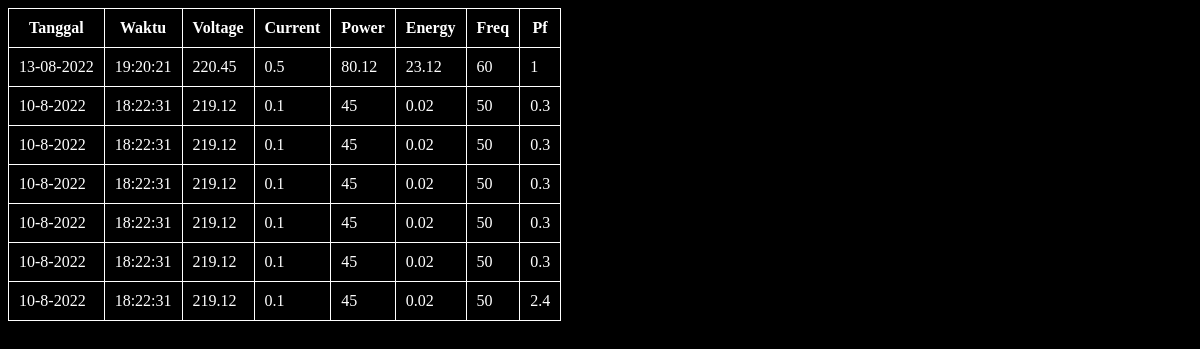
The page /belajar_php/read_table.php on the database its author committed.
### tables this page shows
CREATE TABLE `data` (
  `id` int(255) NOT NULL,
  `tanggal` varchar(50) NOT NULL,
  `waktu` varchar(50) NOT NULL,
  `voltage` double NOT NULL,
  `current` double NOT NULL,
  `power` double NOT NULL,
  `energy` double NOT NULL,
  `freq` double NOT NULL,
  `pf` double NOT NULL
);

### belajar_php/read_table.php (the view, shortened to what this page needs)
<!DOCTYPE html>
<html lang="id">
    <head>
        <link rel="stylesheet" href="style.css">
    </head>
    <body>
        <table>
            <thead>
                <tr>
                    <th>Tanggal</th>
                    <th>Waktu</th>
                    <th>Voltage</th>
                    <th>Current</th>
                    <th>Power</th>
                    <th>Energy</th>
                    <th>Freq</th>
                    <th>Pf</th>
                </tr>
            </thead>
            <tbody>
                <?php
                include('config/connection.php');
                $query = "SELECT * FROM data";
                $read = mysqli_query($conn, $query);
                while($row = mysqli_fetch_array($read)){
                ?>
                <tr>
                    <td><?php echo $row['tanggal'] ?></td>
                    <td><?php echo $row['waktu'] ?></td>
                    <td><?php echo $row['voltage'] ?></td>
                    <td><?php echo $row['current'] ?></td>
                    <td><?php echo $row['power'] ?></td>
                    <td><?php echo $row['energy'] ?></td>
                    <td><?php echo $row['freq'] ?></td>
                    <td><?php echo $row['pf'] ?></td>
                </tr>
                <?php } ?>
            </tbody>
        </table>
    </body>
</html>

### belajar_php/style.css (style rules this page uses)
body { background-color: black; }
table,th,td { border: 1px solid #ffffff; border-collapse: collapse; padding: 10px; color: white; }

### rows shown on the page
data: tanggal "13-08-2022", waktu "19:20:21", voltage "220.45", current "0.5", power "80.12", energy "23.12", freq "60", pf "1"
data: tanggal "10-8-2022", waktu "18:22:31", voltage "219.12", current "0.1", power "45", energy "0.02", freq "50", pf "0.3"
data: tanggal "10-8-2022", waktu "18:22:31", voltage "219.12", current "0.1", power "45", energy "0.02", freq "50", pf "0.3"
data: tanggal "10-8-2022", waktu "18:22:31", voltage "219.12", current "0.1", power "45", energy "0.02", freq "50", pf "0.3"
data: tanggal "10-8-2022", waktu "18:22:31", voltage "219.12", current "0.1", power "45", energy "0.02", freq "50", pf "0.3"
data: tanggal "10-8-2022", waktu "18:22:31", voltage "219.12", current "0.1", power "45", energy "0.02", freq "50", pf "0.3"
data: tanggal "10-8-2022", waktu "18:22:31", voltage "219.12", current "0.1", power "45", energy "0.02", freq "50", pf "2.4"
